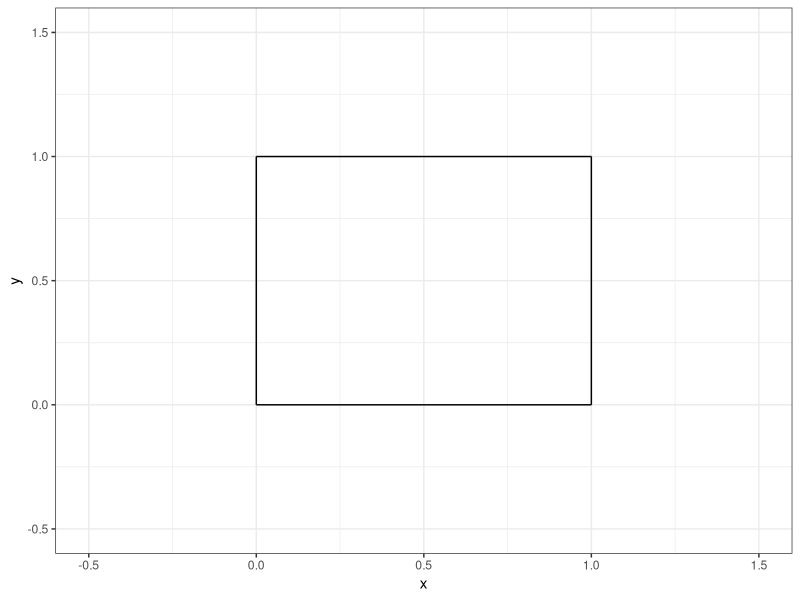
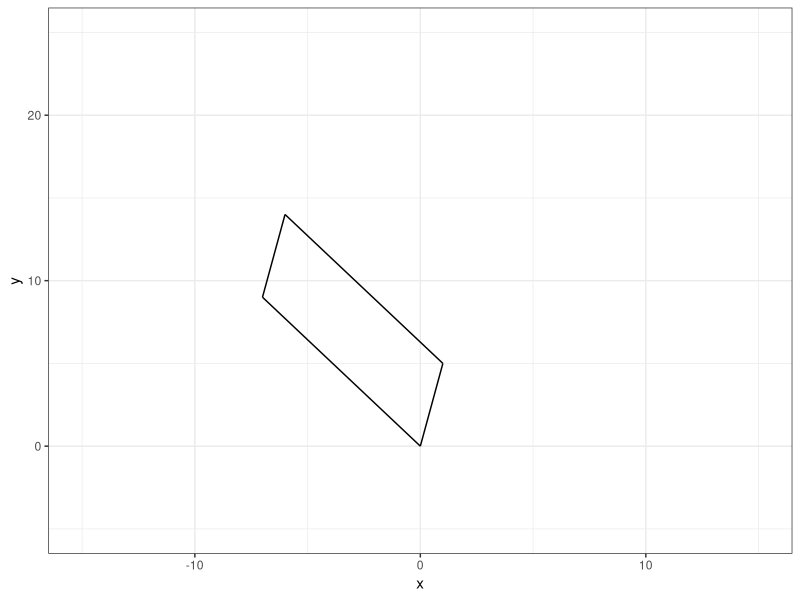
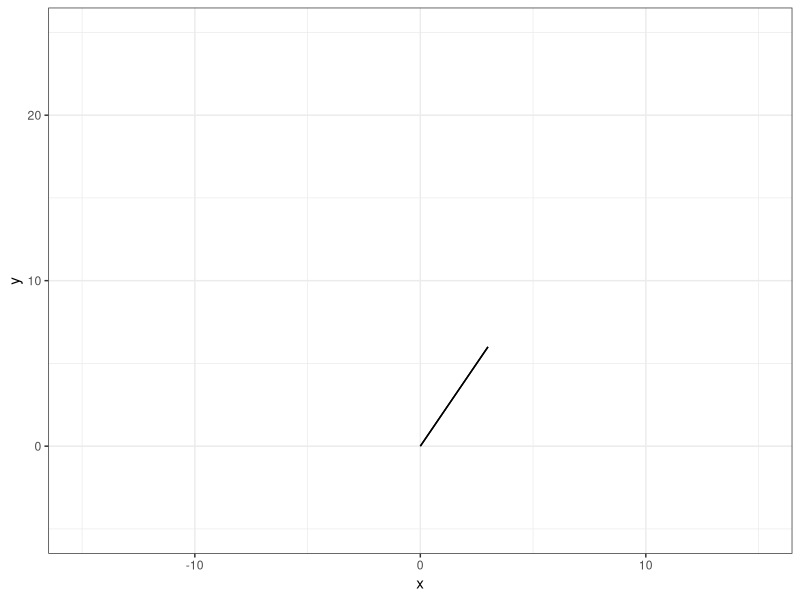
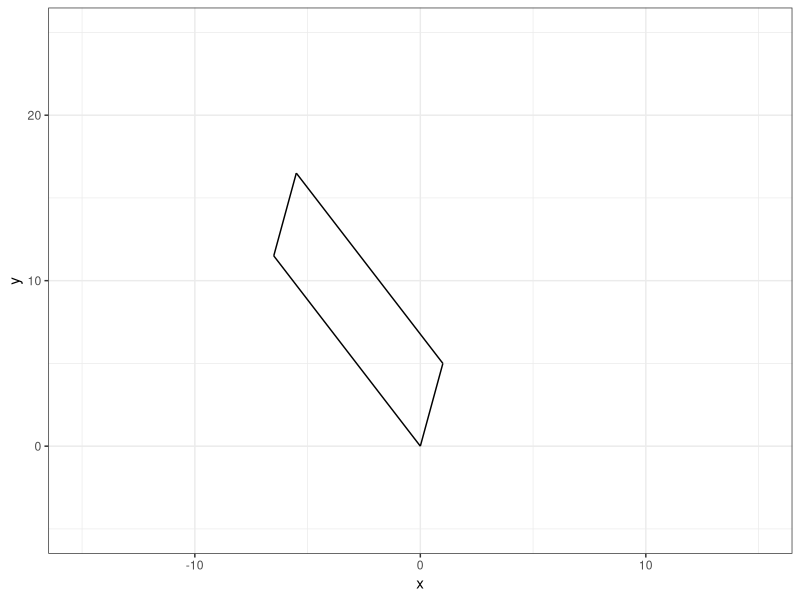
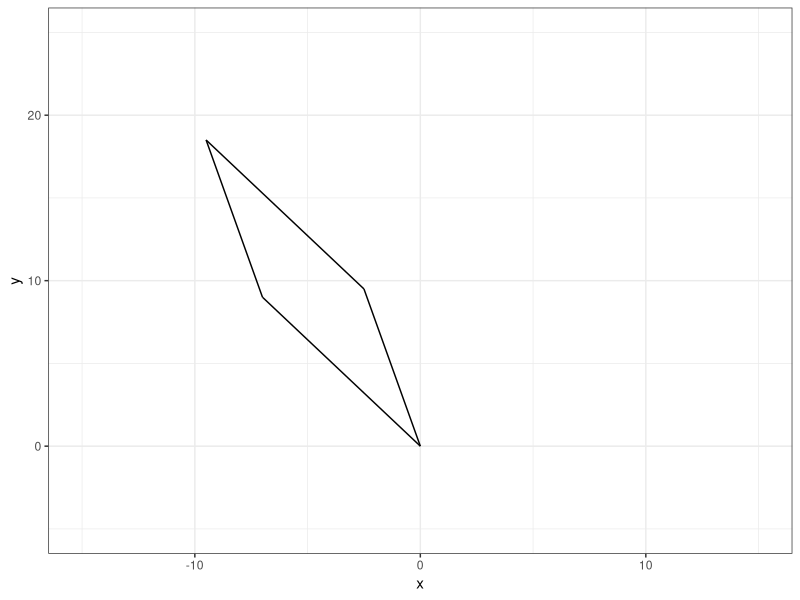
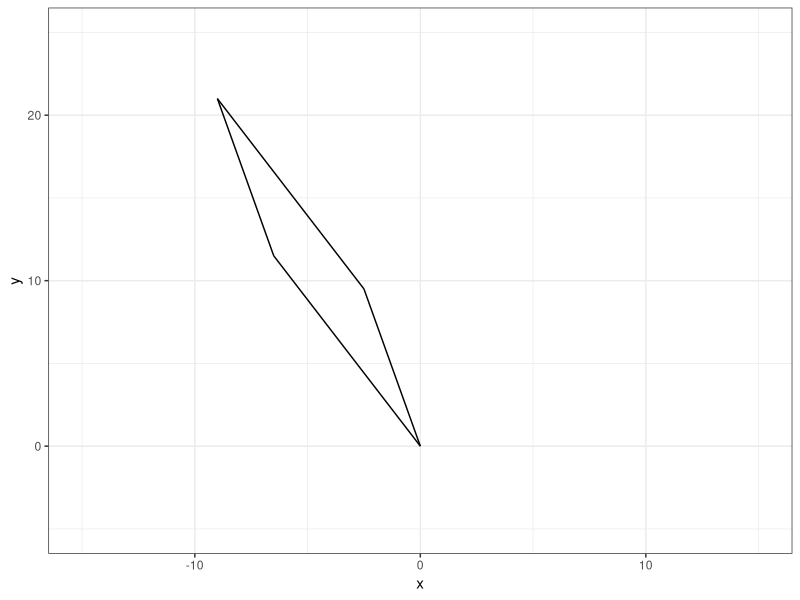
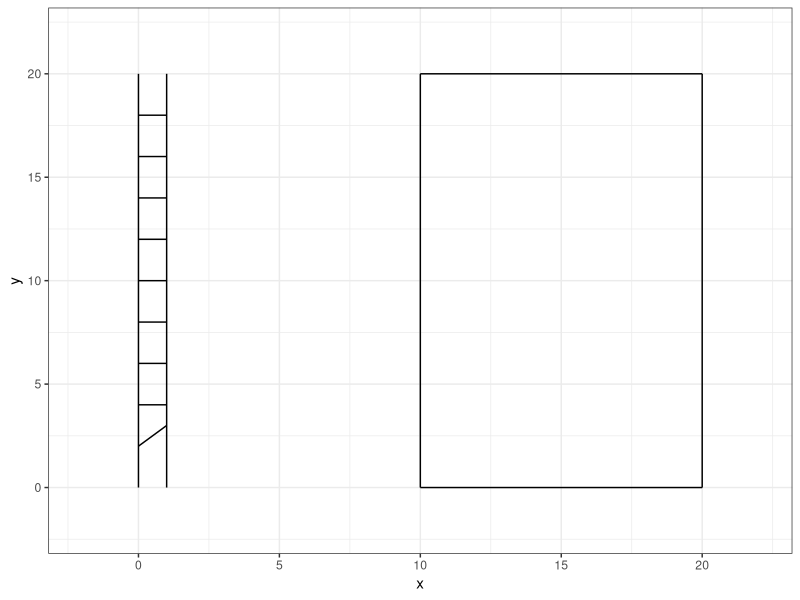
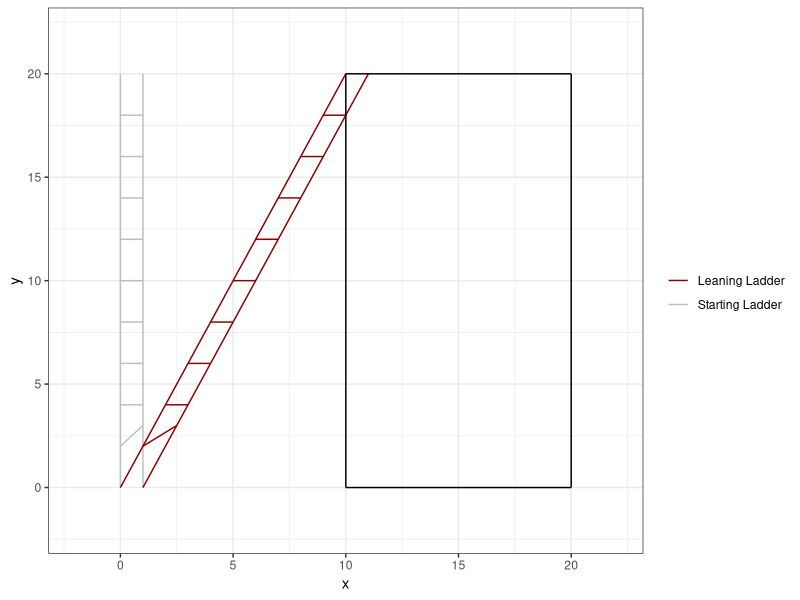

Recreate these plots in R, in order.
## ---- chunk 1
#| echo: false

default_chunk_hook  <- knitr::knit_hooks$get("chunk")

latex_font_size <- c("Huge", "huge", "LARGE", "Large", 
                     "large", "normalsize", "small", 
                     "footnotesize", "scriptsize", "tiny")

knitr::knit_hooks$set(chunk = function(x, options) {
  x <- default_chunk_hook(x, options)
  if(options$size %in% latex_font_size) {
    paste0("\n \\", options$size, "\n\n", 
      x, 
      "\n\n \\normalsize"
    )
  } else {
    x
  }
})

## ---- chunk 2
#| label: load-packages
#| include: false
library(tidyverse)
## ---- chunk 3
#| label: fig-unitsquare
#| fig-cap: "The unit square."
#| fig-width: 3
#| fig-height: 3
#| scale: "80%"
#| fig-align: "center"
#| size: "scriptsize"
p0 <- c(0, 0)
p1 <- c(1, 0)
p2 <- c(1, 1)
p3 <- c(0, 1)
ggplot() +
  geom_segment(aes(x = p0[1], y = p0[2], xend = p1[1], yend = p1[2])) +
  geom_segment(aes(x = p1[1], y = p1[2], xend = p2[1], yend = p2[2])) +
  geom_segment(aes(x = p2[1], y = p2[2], xend = p3[1], yend = p3[2])) +
  geom_segment(aes(x = p3[1], y = p3[2], xend = p0[1], yend = p0[2])) +
  theme_bw() +
  xlim(-0.5, 1.5) +
  ylim(-0.5, 1.5) +
  labs(x = "x", y = "y")
## ---- chunk 4
(A=matrix(data=c(1,5,-7,9), nrow=2, ncol=2))
## ---- chunk 5
(M=matrix(data=c(1,0,0,1), nrow=2, ncol=2))
## ---- chunk 6
(T=(A %*% M))
## ---- chunk 7
(basis.vector.1=T[,1])
(basis.vector.2=T[,2])
## ---- chunk 8
basis.vector.1+basis.vector.2
## ---- chunk 9
p0=c(0,0)
p1=c(1,5)
p2=c(-6,14)
p3=c(-7,9)
## ---- chunk 10
#| label: fig-unitsquare1e
#| fig-cap: "Figure 1e."
#| fig-width: 3
#| fig-height: 3
#| scale: "80%"
#| fig-align: "center"
#| size: "scriptsize"
ggplot() +
  geom_segment(aes(x = p0[1], y = p0[2], xend = p1[1], yend = p1[2])) +
  geom_segment(aes(x = p1[1], y = p1[2], xend = p2[1], yend = p2[2])) +
  geom_segment(aes(x = p2[1], y = p2[2], xend = p3[1], yend = p3[2])) +
  geom_segment(aes(x = p3[1], y = p3[2], xend = p0[1], yend = p0[2])) +
  theme_bw() +
  xlim(-15, 15) +
  ylim(-5,25) +
  labs(x = "x", y = "y")
## ---- chunk 11
(det(A))
## ---- chunk 12
(A=matrix(data=c(1,2,2,4), nrow=2, ncol=2))
## ---- chunk 13
(T=(A %*% M))
## ---- chunk 14
(basis.vector.1=T[,1])
(basis.vector.2=T[,2])
## ---- chunk 15
p0=c(0,0)
p1=basis.vector.1
p3=basis.vector.2
p2=(p1+p3)
## ---- chunk 16
#| label: fig-unitsquare2e
#| fig-cap: "Figure 2e."
#| fig-width: 3
#| fig-height: 3
#| scale: "80%"
#| fig-align: "center"
#| size: "scriptsize"
ggplot() +
  geom_segment(aes(x = p0[1], y = p0[2], xend = p1[1], yend = p1[2])) +
  geom_segment(aes(x = p1[1], y = p1[2], xend = p2[1], yend = p2[2])) +
  geom_segment(aes(x = p2[1], y = p2[2], xend = p3[1], yend = p3[2])) +
  geom_segment(aes(x = p3[1], y = p3[2], xend = p0[1], yend = p0[2])) +
  theme_bw() +
  xlim(-15, 15) +
  ylim(-5,25) +
  labs(x = "x", y = "y")
## ---- chunk 17
(det(A))
## ---- chunk 18
M=matrix(data=c(1,0,0.5,1),nrow=2,ncol=2)
A=matrix(data=c(1,5,-7,9),nrow=2,ncol=2)
T=(A %*% M)
basis.vector.1=T[,1]
basis.vector.2=T[,2]
p0=c(0,0)
p1=basis.vector.1
p3=basis.vector.2
p2=(p1+p3)

#| label: fig-unitsquare3a
#| fig-cap: "Figure 3a."
#| fig-width: 3
#| fig-height: 3
#| scale: "80%"
#| fig-align: "center"
#| size: "scriptsize"
ggplot() +
  geom_segment(aes(x = p0[1], y = p0[2], xend = p1[1], yend = p1[2])) +
  geom_segment(aes(x = p1[1], y = p1[2], xend = p2[1], yend = p2[2])) +
  geom_segment(aes(x = p2[1], y = p2[2], xend = p3[1], yend = p3[2])) +
  geom_segment(aes(x = p3[1], y = p3[2], xend = p0[1], yend = p0[2])) +
  theme_bw() +
  xlim(-15, 15) +
  ylim(-5,25) +
  labs(x = "x", y = "y")
## ---- chunk 19
M=matrix(data=c(1,0.5,0,1),nrow=2,ncol=2)
A=matrix(data=c(1,5,-7,9),nrow=2,ncol=2)
T=(A %*% M)
basis.vector.1=T[,1]
basis.vector.2=T[,2]
p0=c(0,0)
p1=basis.vector.1
p3=basis.vector.2
p2=(p1+p3)

#| label: fig-unitsquare3b
#| fig-cap: "Figure 3b."
#| fig-width: 3
#| fig-height: 3
#| scale: "80%"
#| fig-align: "center"
#| size: "scriptsize"
ggplot() +
  geom_segment(aes(x = p0[1], y = p0[2], xend = p1[1], yend = p1[2])) +
  geom_segment(aes(x = p1[1], y = p1[2], xend = p2[1], yend = p2[2])) +
  geom_segment(aes(x = p2[1], y = p2[2], xend = p3[1], yend = p3[2])) +
  geom_segment(aes(x = p3[1], y = p3[2], xend = p0[1], yend = p0[2])) +
  theme_bw() +
  xlim(-15, 15) +
  ylim(-5,25) +
  labs(x = "x", y = "y")
## ---- chunk 20
M=matrix(data=c(1,0.5,0.5,1),nrow=2,ncol=2)
A=matrix(data=c(1,5,-7,9),nrow=2,ncol=2)
T=(A %*% M)
basis.vector.1=T[,1]
basis.vector.2=T[,2]
p0=c(0,0)
p1=basis.vector.1
p3=basis.vector.2
p2=(p1+p3)

#| label: fig-unitsquare3b
#| fig-cap: "Figure 3b."
#| fig-width: 3
#| fig-height: 3
#| scale: "80%"
#| fig-align: "center"
#| size: "scriptsize"
ggplot() +
  geom_segment(aes(x = p0[1], y = p0[2], xend = p1[1], yend = p1[2])) +
  geom_segment(aes(x = p1[1], y = p1[2], xend = p2[1], yend = p2[2])) +
  geom_segment(aes(x = p2[1], y = p2[2], xend = p3[1], yend = p3[2])) +
  geom_segment(aes(x = p3[1], y = p3[2], xend = p0[1], yend = p0[2])) +
  theme_bw() +
  xlim(-15, 15) +
  ylim(-5,25) +
  labs(x = "x", y = "y")
## ---- chunk 21
(ladder=data.frame(x=c(0,0,1,1,0,1,0,1,0,1,0,1,0,1,0,1,0,1,0,1,0,1),y=c(0,20,0,20,2,3,4,4,6,6,8,8,10,10,12,12,14,14,16,16,18,18),group=c(1,1,2,2,3,3,4,4,5,5,6,6,7,7,8,8,9,9,10,10,11,11)))
## ---- chunk 22
#| label: fig-ladder
#| fig-cap: "A ladder."
#| fig-width: 3
#| fig-height: 3
#| scale: "80%"
#| fig-align: "center"
#| size: "scriptsize"
ggplot() +
  geom_path(data = ladder, 
              aes(x = x, y = y, group = group)) +
                  geom_segment(aes(x = 10, xend = 10,
                   y=0, yend = 20))+
  geom_segment(aes(x = 10, xend = 20,
                   y=20, yend = 20))+
  geom_segment(aes(x = 20, xend = 20,
                   y=0, yend = 20))+
  geom_segment(aes(x = 10, xend = 20,
                   y=0, yend = 0)) +
  theme_bw() +
  xlim(-2,22) +
  ylim(-2,22)
## ---- chunk 23
A=as.matrix(ladder[c("x","y")])
M=matrix(data=c(1,0.5,0,1),nrow=2,ncol=2)
(T=(A%*%M))
## ---- chunk 24
(leaning.ladder=data.frame(x=T[,1],y=T[,2],group=ladder[,3]))
## ---- chunk 25
#| label: fig-ladder2
#| fig-cap: "A ladder and a leaning ladder."
#| fig-width: 3
#| fig-height: 3
#| scale: "80%"
#| fig-align: "center"
#| size: "scriptsize"
ggplot() +
  geom_path(data = ladder, 
              aes(x = x, y = y, group = group, color = "Starting Ladder")) +
  geom_path(data = leaning.ladder, 
              aes(x = x, y = y, group = group, color = "Leaning Ladder")) +
  geom_segment(aes(x = 10, xend = 10,
                   y=0, yend = 20))+
  geom_segment(aes(x = 10, xend = 20,
                   y=20, yend = 20))+
  geom_segment(aes(x = 20, xend = 20,
                   y=0, yend = 20))+
  geom_segment(aes(x = 10, xend = 20,
                   y=0, yend = 0)) +
  theme_bw() +
  xlim(-2,22) +
  ylim(-2,22) +
  scale_color_manual("", values=c("darkred", "grey"))

